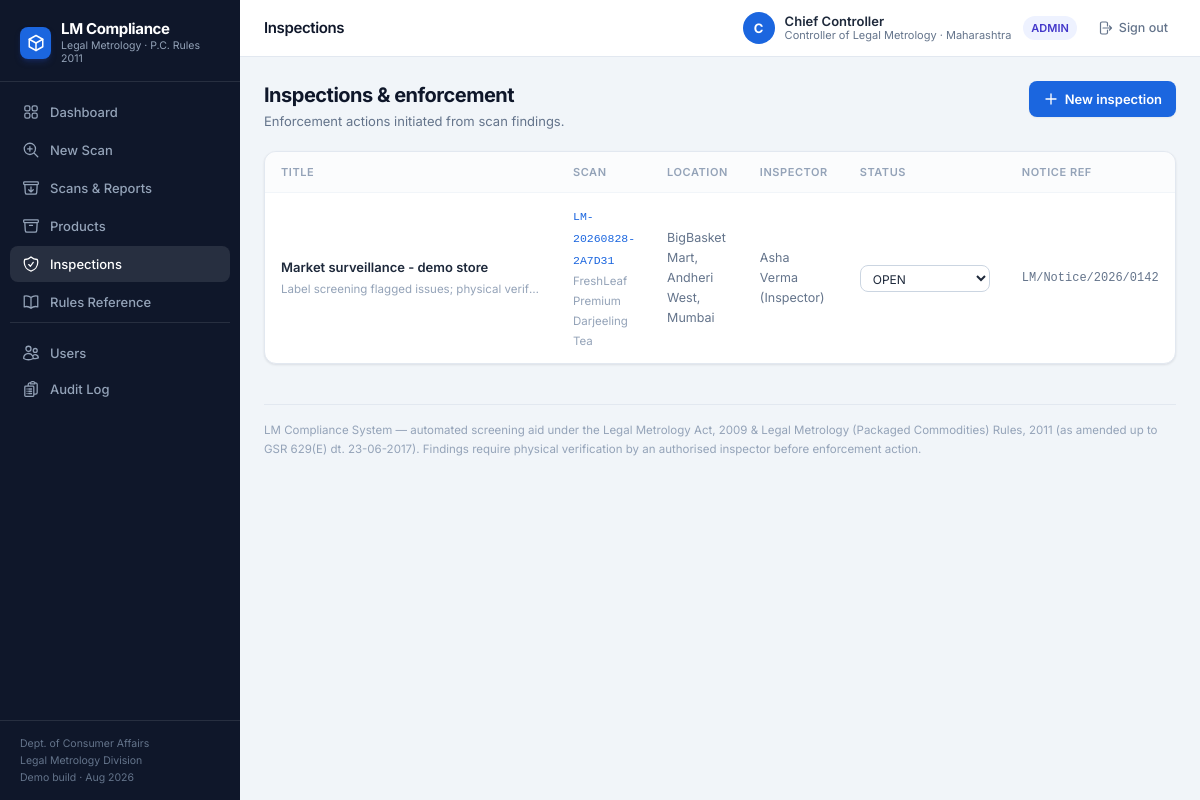
Page /inspections (signed in) on the committed database.
### tables this page shows
CREATE TABLE users (
  id INTEGER PRIMARY KEY AUTOINCREMENT,
  username TEXT UNIQUE NOT NULL,
  password_hash TEXT NOT NULL,
  full_name TEXT NOT NULL,
  role TEXT NOT NULL CHECK(role IN ('admin','inspector','viewer')),
  designation TEXT DEFAULT '',
  state TEXT DEFAULT '',
  is_active INTEGER DEFAULT 1,
  created_at TEXT DEFAULT (datetime('now','localtime'))
);

CREATE TABLE inspections (
  id INTEGER PRIMARY KEY AUTOINCREMENT,
  scan_id INTEGER NOT NULL,
  title TEXT NOT NULL,
  location TEXT DEFAULT '',
  inspector TEXT DEFAULT '',
  findings TEXT DEFAULT '',
  action_taken TEXT DEFAULT '',
  notice_ref TEXT DEFAULT '',
  status TEXT DEFAULT 'OPEN',
  created_at TEXT DEFAULT (datetime('now','localtime'))
);

CREATE TABLE scans (
  id INTEGER PRIMARY KEY AUTOINCREMENT,
  scan_code TEXT UNIQUE NOT NULL,
  product_id INTEGER,
  product_name TEXT NOT NULL,
  category TEXT DEFAULT '',
  source TEXT NOT NULL DEFAULT 'image',        -- image | listing
  file_path TEXT DEFAULT '',                   -- evidence image
  listing_text TEXT DEFAULT '',
  pkg_dims_cm TEXT DEFAULT '',                 -- e.g. "10x8" or "cyl:20x25"
  pdp_area_cm2 REAL,
  dpi REAL,
  raw_text TEXT DEFAULT '',
  extracted_json TEXT DEFAULT '{}',
  checks_json TEXT DEFAULT '[]',
  font_json TEXT DEFAULT '[]',
  overall_status TEXT DEFAULT 'PENDING',
  score INTEGER DEFAULT 0,
  notes TEXT DEFAULT '',
  review_status TEXT DEFAULT 'PENDING',        -- PENDING | VERIFIED | QUARANTINED
  created_by INTEGER,
  created_at TEXT DEFAULT (datetime('now','localtime'))
, is_photo INTEGER DEFAULT 0, dpi_source TEXT DEFAULT 'meta');

### app.py (the view)
@app.route("/inspections")
@login_required
def inspections():
    conn = db.get_conn()
    rows = conn.execute("""SELECT i.*, s.product_name, s.scan_code FROM inspections i
        JOIN scans s ON s.id=i.scan_id ORDER BY i.id DESC""").fetchall()
    conn.close()
    return render_template("inspections.html", rows=rows)

### app.py (called while the page is built)
def current_user():
    uid = session.get("uid")
    if not uid:
        u = _user_from_token(request.args.get("token") or request.headers.get("X-Auth-Token"))
        if u:
            return u
        return None
    conn = db.get_conn()
    u = conn.execute("SELECT * FROM users WHERE id=? AND is_active=1", (uid,)).fetchone()
    conn.close()
    return u

def login_required(f):
    @wraps(f)
    def w(*a, **k):
        if not current_user():
            return redirect(url_for("login", next=request.path))
        return f(*a, **k)
    return w

@app.context_processor
def inject_globals():
    return {"cur_user": current_user(), "now": datetime.now()}

### core/db.py (called while the page is built)
def get_conn():
    conn = sqlite3.connect(DB_PATH)
    conn.row_factory = sqlite3.Row
    conn.execute("PRAGMA foreign_keys=ON")
    return conn

### templates/inspections.html (shortened to what this page needs)
{% extends "base.html" %}
{% block crumb %}Inspections{% endblock %}
{% block content %}
<div class="flex items-start justify-between flex-wrap gap-3 mb-5">
  <div>
    <h1 class="text-xl font-bold text-slate-900 tracking-tight">Inspections &amp; enforcement</h1>
    <p class="text-[13px] text-slate-500 mt-0.5">Enforcement actions initiated from scan findings.</p>
  </div>
  {% if cur_user['role'] in ('admin','inspector') %}
  <a href="{{ url_for('inspection_new') }}" class="btn-primary">
    <svg class="w-4 h-4" viewBox="0 0 24 24" fill="none" stroke="currentColor" stroke-width="2" stroke-linecap="round"><path d="M12 4.5v15m7.5-7.5h-15"/></svg>
    New inspection
  </a>
  {% endif %}
</div>
<div class="card overflow-hidden">
  <div class="overflow-x-auto">
    <table class="w-full text-[13px]">
      <thead>
        <tr class="text-left text-[11px] uppercase tracking-wider text-slate-400 border-b border-slate-100 bg-slate-50/60">
          <th class="px-4 py-2.5 font-semibold">Title</th>
          <th class="px-4 py-2.5 font-semibold">Scan</th>
          <th class="px-4 py-2.5 font-semibold">Location</th>
          <th class="px-4 py-2.5 font-semibold">Inspector</th>
          <th class="px-4 py-2.5 font-semibold">Status</th>
          <th class="px-4 py-2.5 font-semibold">Notice ref</th>
        </tr>
      </thead>
      <tbody class="divide-y divide-slate-50">
        {% for r in rows %}
        <tr class="hover:bg-slate-50/70 transition">
          <td class="px-4 py-3">
            <div class="font-semibold text-slate-800">{{ r['title'] }}</div>
            {% if r['findings'] %}<div class="text-[11.5px] text-slate-400 mt-0.5 max-w-[260px] truncate">{{ r['findings'] }}</div>{% endif %}
          </td>
          <td class="px-4 py-3">
            <a class="font-mono text-[11.5px] text-brand-600 hover:underline" href="{{ url_for('scan_detail', scan_id=r['scan_id']) }}">{{ r['scan_code'] }}</a>
            <div class="text-[11.5px] text-slate-400">{{ r['product_name'] }}</div>
          </td>
          <td class="px-4 py-3 text-slate-500 text-[12.5px]">{{ r['location'] or '—' }}</td>
          <td class="px-4 py-3 text-slate-500 text-[12.5px]">{{ r['inspector'] or '—' }}</td>
          <td class="px-4 py-3">
            {% if cur_user['role'] in ('admin','inspector') %}
            <form method="post" action="{{ url_for('inspection_status', iid=r['id']) }}">
              <select name="status" onchange="this.form.submit()" class="text-[12px] rounded-lg border border-slate-300 bg-white px-2 py-1 focus:outline-none focus:ring-2 focus:ring-blue-500/40">
                {% for v in ['OPEN','NOTICE ISSUED','RESOLVED','CLOSED'] %}
                <option {{ 'selected' if r['status']==v }}>{{ v }}</option>
                {% endfor %}
              </select>
            </form>
            {% else %}<span class="pill {{ 'bg-blue-50 text-blue-700' if r['status']=='OPEN' else ('bg-amber-50 text-amber-700' if r['status']=='NOTICE ISSUED' else ('bg-emerald-50 text-emerald-700' if r['status']=='RESOLVED' else 'bg-slate-100 text-slate-500')) }}">{{ r['status'] }}</span>{% endif %}
          </td>
          <td class="px-4 py-3 text-[12px] text-slate-500 font-mono">{{ r['notice_ref'] or '—' }}</td>
        </tr>
        {% else %}
        <tr><td colspan="7" class="px-4 py-10 text-center text-[13px] text-slate-400">No inspections recorded.</td></tr>
        {% endfor %}
      </tbody>
    </table>
  </div>
</div>
{% endblock %}

### templates/base.html (shortened to what this page needs)
<!doctype html>
<html lang="en">
<head>
<link rel="stylesheet" href="{{ url_for('static', filename='fonts/fonts.css') }}">
<link rel="stylesheet" href="{{ url_for('static', filename='css/ui.css') }}">
</head>
<body class="bg-slate-100">
<div class="flex min-h-screen">
  <aside class="w-60 shrink-0 bg-slate-900 text-slate-300 flex flex-col sticky top-0 h-screen">
    <div class="px-5 pt-5 pb-4 border-b border-white/10">
      <div class="flex items-center gap-2.5">
        <div class="w-8 h-8 rounded-lg bg-brand-600 flex items-center justify-center text-white shadow-md shadow-blue-900/40">
          <svg class="w-4.5 h-4.5" style="width:18px;height:18px" viewBox="0 0 24 24" fill="none" stroke="currentColor" stroke-width="2" stroke-linecap="round" stroke-linejoin="round"><path d="M12 2 3 7v10l9 5 9-5V7l-9-5z"/><path d="m3 7 9 5 9-5"/><path d="M12 12v10"/></svg>
        </div>
        <div>
          <div class="text-[15px] font-bold text-white leading-tight tracking-tight">LM Compliance</div>
          <div class="text-[10.5px] text-slate-400 leading-tight">Legal Metrology · P.C. Rules 2011</div>
        </div>
      </div>
    </div>
    <nav class="flex-1 py-3 px-2.5 space-y-0.5 overflow-y-auto">
      {% set navs = [
        ('dashboard', 'dashboard', 'Dashboard'),
        ('scan_new', 'scan', 'New Scan'),
        ('scans', 'archive', 'Scans & Reports'),
        ('products', 'box', 'Products'),
        ('inspections', 'shield', 'Inspections'),
        ('docs', 'book', 'Rules Reference')
      ] %}
      {% for ep, icon, lbl in navs %}
      <a href="{{ url_for(ep) }}" class="flex items-center gap-2.5 px-3 py-2 rounded-lg text-[13px] font-medium transition
        {{ 'bg-white/10 text-white' if request.endpoint == ep else 'text-slate-400 hover:text-white hover:bg-white/5' }}">
        <svg class="w-[18px] h-[18px] shrink-0" viewBox="0 0 24 24" fill="none" stroke="currentColor" stroke-width="1.7" stroke-linecap="round" stroke-linejoin="round">{{ icons[icon]|safe }}</svg>
        {{ lbl }}
      </a>
      {% endfor %}
      {% if cur_user and cur_user['role'] == 'admin' %}
      <div class="pt-3 mt-3 border-t border-white/10">
        <a href="{{ url_for('users') }}" class="flex items-center gap-2.5 px-3 py-2 rounded-lg text-[13px] font-medium transition {{ 'bg-white/10 text-white' if request.endpoint == 'users' else 'text-slate-400 hover:text-white hover:bg-white/5' }}">
          <svg class="w-[18px] h-[18px] shrink-0" viewBox="0 0 24 24" fill="none" stroke="currentColor" stroke-width="1.7" stroke-linecap="round" stroke-linejoin="round">{{ icons['users']|safe }}</svg>
          Users
        </a>
        <a href="{{ url_for('audit') }}" class="flex items-center gap-2.5 px-3 py-2 rounded-lg text-[13px] font-medium transition {{ 'bg-white/10 text-white' if request.endpoint == 'audit' else 'text-slate-400 hover:text-white hover:bg-white/5' }}">
          <svg class="w-[18px] h-[18px] shrink-0" viewBox="0 0 24 24" fill="none" stroke="currentColor" stroke-width="1.7" stroke-linecap="round" stroke-linejoin="round">{{ icons['audit']|safe }}</svg>
          Audit Log
        </a>
      </div>
      {% endif %}
    </nav>
    <div class="px-5 py-3.5 border-t border-white/10 text-[10.5px] text-slate-500 leading-relaxed">
      Dept. of Consumer Affairs<br>Legal Metrology Division<br>Demo build · Aug 2026
    </div>
  </aside>
  <div class="flex-1 min-w-0 flex flex-col">
    <header class="bg-white border-b border-slate-200 px-6 py-3 flex items-center justify-between gap-4 sticky top-0 z-30">
      <div class="text-[15px] font-semibold text-slate-900 tracking-tight">{% block crumb %}{% endblock %}</div>
      {% if cur_user %}
      <div class="flex items-center gap-3">
        <div class="hidden sm:flex items-center gap-2.5">
          <div class="w-8 h-8 rounded-full bg-brand-600 text-white flex items-center justify-center text-[13px] font-bold">{{ cur_user['full_name'][:1]|upper }}</div>
          <div class="leading-tight">
            <div class="text-[13px] font-semibold text-slate-800">{{ cur_user['full_name'] }}</div>
            <div class="text-[11px] text-slate-500">{{ cur_user['designation'] or cur_user['role']|capitalize }} · {{ cur_user['state'] or '—' }}</div>
          </div>
        </div>
        <span class="pill {{ 'bg-slate-100 text-slate-600' if cur_user['role']=='viewer' else ('bg-blue-50 text-blue-700' if cur_user['role']=='inspector' else 'bg-indigo-50 text-indigo-700') }} hidden sm:inline-flex">{{ cur_user['role']|upper }}</span>
        <a href="{{ url_for('logout') }}" onclick="lmLogout(event)" class="inline-flex items-center gap-1.5 text-[12.5px] font-medium text-slate-500 hover:text-slate-800 transition px-2 py-1.5 rounded-lg hover:bg-slate-100">
          <svg class="w-4 h-4" viewBox="0 0 24 24" fill="none" stroke="currentColor" stroke-width="1.8" stroke-linecap="round" stroke-linejoin="round"><path d="M15.75 9V5.25A2.25 2.25 0 0 0 13.5 3h-6a2.25 2.25 0 0 0-2.25 2.25v13.5A2.25 2.25 0 0 0 7.5 21h6a2.25 2.25 0 0 0 2.25-2.25V15m3 0 3-3m0 0-3-3m3 3H9"/></svg>
          Sign out
        </a>
      </div>
      {% endif %}
    </header>
    <main class="flex-1 px-6 py-6 max-w-[1280px] w-full mx-auto">
      {% block content %}{% endblock %}
      <footer class="mt-10 pt-4 border-t border-slate-200 text-[11.5px] text-slate-400 leading-relaxed">
        LM Compliance System — automated screening aid under the Legal Metrology Act, 2009 &amp; Legal
        Metrology (Packaged Commodities) Rules, 2011 (as amended up to GSR 629(E) dt. 23-06-2017).
        Findings require physical verification by an authorised inspector before enforcement action.
      </footer>
    </main>
  </div>
</div>
</body>
</html>

### rows in the picture
users: full_name "C", full_name "Chief Controller", designation "Controller of Legal Metrology", state "Maharashtra", role "ADMIN"
inspections: title "Market surveillance - demo store", findings "Label screening flagged issues; physical verif…", scan_code "LM-20260828-2A7D31", product_name "FreshLeaf Premium Darjeeling Tea", location "BigBasket Mart, Andheri West, Mumbai", inspector "Asha Verma (Inspector)", notice_ref "LM/Notice/2026/0142"

### other values in the picture
{{ lbl }} "Dashboard" "New Scan" "Scans & Reports" "Products" "Inspections" "Rules Reference"
form field status "OPEN"
